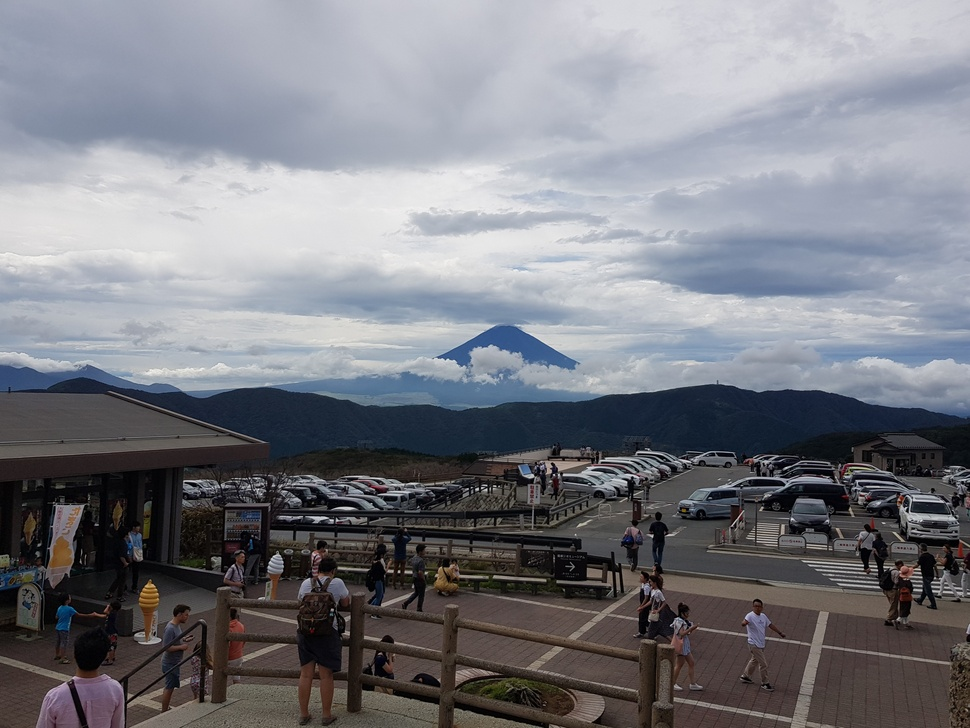
#> input picture testdata/20180901_134306.jpg, 970 x 728 px, shrunk from 3821 x 2867 before the run
$ python -i _gradient.py   (imports and definitions only)   (older library calls are emulated)
#> lines starting #> are read from the running program, lines starting #| are printed output that depends on the picture
#> further down, picture is the input picture: shape (728, 970, 3); mean B, G, R 131.1, 124.4, 123.1
import cv2
import numpy as np
from scipy import ndimage

def prewitt(img):
    img_gaussian = cv2.GaussianBlur(img,(3,3),0)
    kernelx = np.array( [[1, 1, 1],[0, 0, 0],[-1, -1, -1]] )
    kernely = np.array( [[-1, 0, 1],[-1, 0, 1],[-1, 0, 1]] )
    img_prewittx = cv2.filter2D(img_gaussian, -1, kernelx)
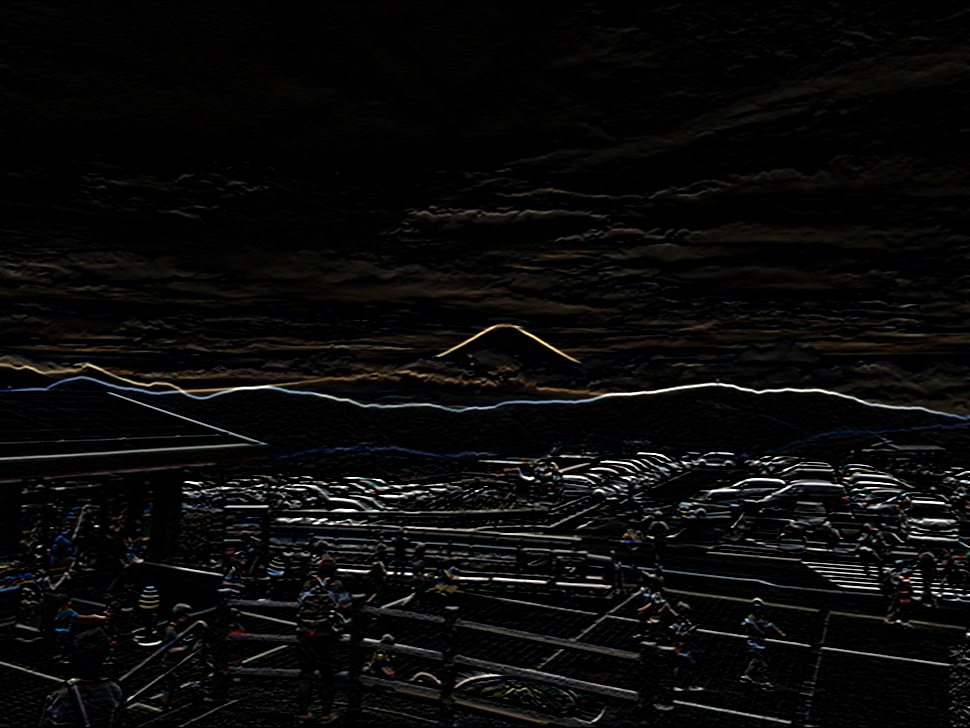
#> img_prewittx: shape (728, 970, 3); mean B, G, R 9.8, 10.2, 10.6
    img_prewitty = cv2.filter2D(img_gaussian, -1, kernely)
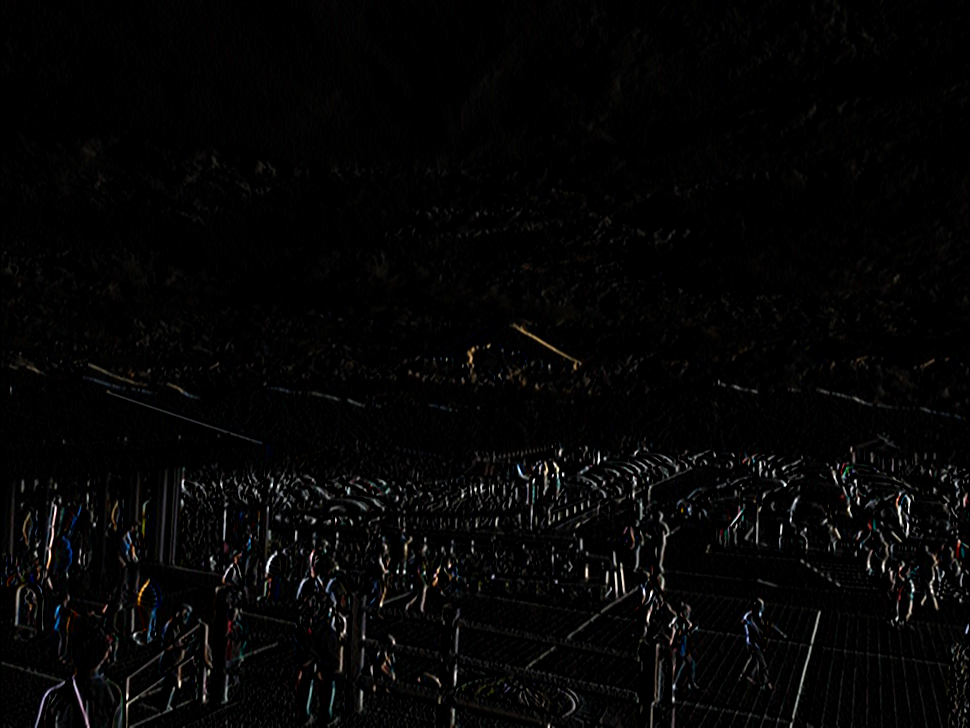
#> img_prewitty: shape (728, 970, 3); mean B, G, R 5.2, 5.3, 5.4
    return img_prewittx // 15.36, img_prewitty // 15.36

def roberts(img):
    roberts_cross_v = np.array( [[ 0, 0, 0 ],
                                 [ 0, 1, 0 ],
                                 [ 0, 0,-1 ]] )
    roberts_cross_h = np.array( [[ 0, 0, 0 ],
                                 [ 0, 0, 1 ],
                                 [ 0,-1, 0 ]] )
    vertical = ndimage.convolve( img, roberts_cross_v )
    horizontal = ndimage.convolve( img, roberts_cross_h )
    return vertical // 50.0, horizontal // 50.0

# Different Edge Operator
def get_gradient(img_o, ksize, gtype):
    if gtype == 'scharr':
        X = cv2.Scharr(img_o, cv2.CV_32F, 1, 0) / 50.0
        Y = cv2.Scharr(img_o, cv2.CV_32F, 0, 1) / 50.0
    elif gtype == 'prewitt':
        X, Y = prewitt(img_o)
    elif gtype == 'sobel':
        X = cv2.Sobel(img_o,cv2.CV_32F,1,0,ksize=5)  / 50.0
        Y = cv2.Sobel(img_o,cv2.CV_32F,0,1,ksize=5)  / 50.0
    elif gtype == 'roberts':
        X, Y = roberts(img_o)
    else:
        print('Not suppported type!')
        exit()

    # Blur the Gradient to smooth the edge
    X = cv2.GaussianBlur(X, ksize, 0)
    Y = cv2.GaussianBlur(Y, ksize, 0)
    return X, Y

>>> import cv2
>>> picture = cv2.imread('testdata/20180901_134306.jpg')
>>> result = prewitt(picture)

$ run again, on testdata/Obersee.jpg
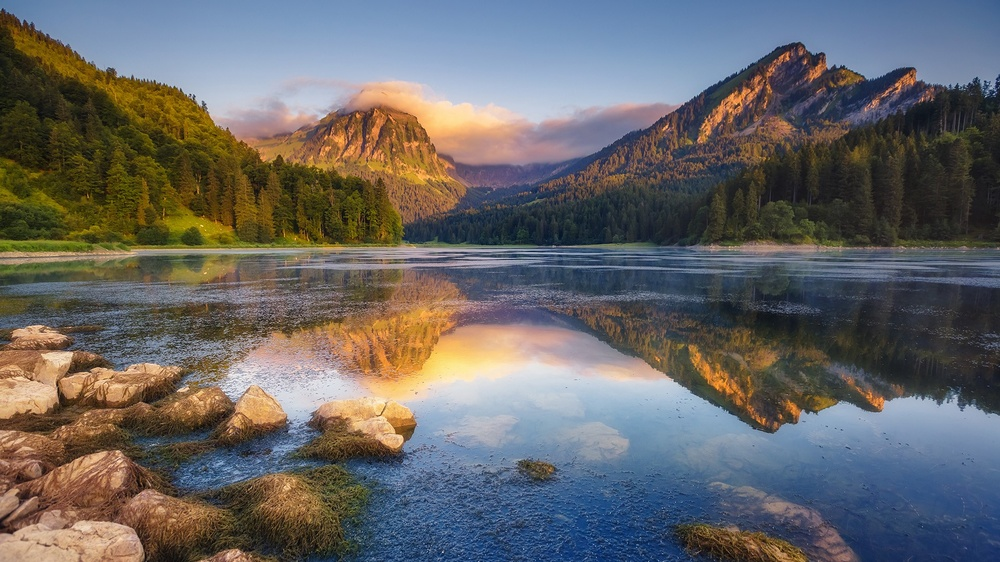
#> input picture testdata/Obersee.jpg, 1000 x 562 px, shrunk from 1920 x 1080 before the run
#> picture is the input picture: shape (562, 1000, 3); mean B, G, R 102.3, 102.5, 104
#> in prewitt, `img_prewittx = cv2.filter2D(img_gaussian, -1, kernelx)`:
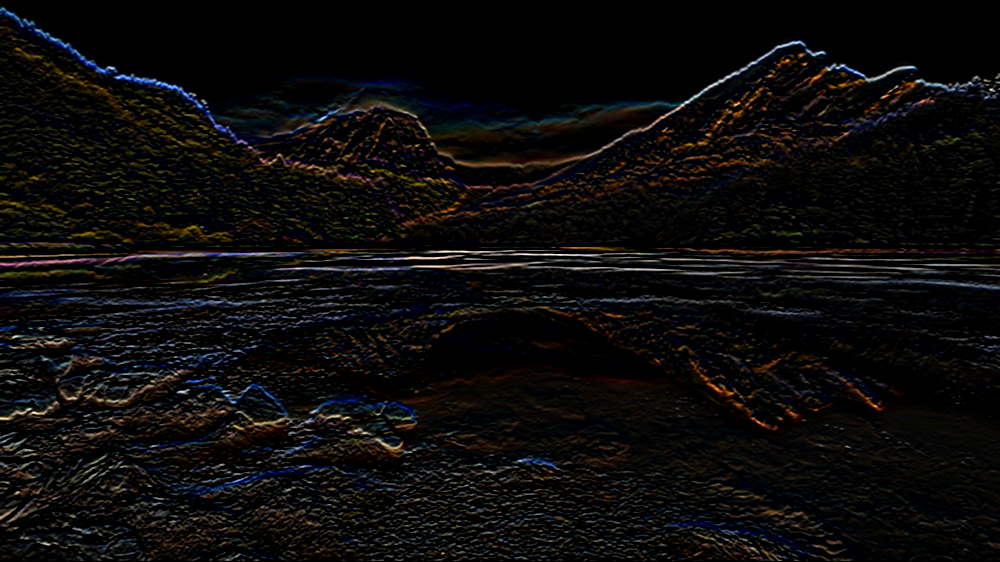
#> img_prewittx: shape (562, 1000, 3); mean B, G, R 10.9, 11.4, 12.6
#> in prewitt, `img_prewitty = cv2.filter2D(img_gaussian, -1, kernely)`:
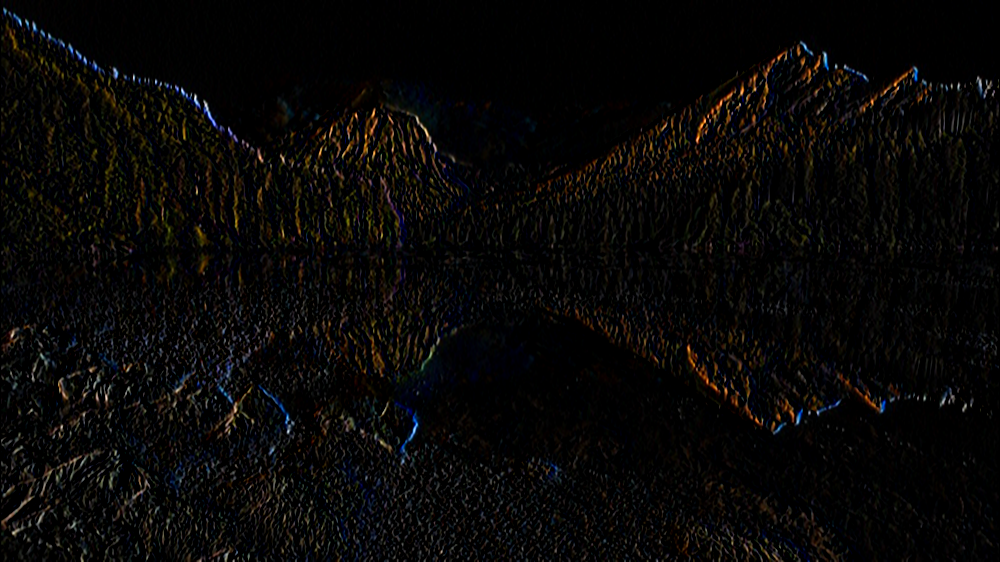
#> img_prewitty: shape (562, 1000, 3); mean B, G, R 6.5, 7.3, 8.3

$ run again, on testdata/hallstadt_skywalk.jpg
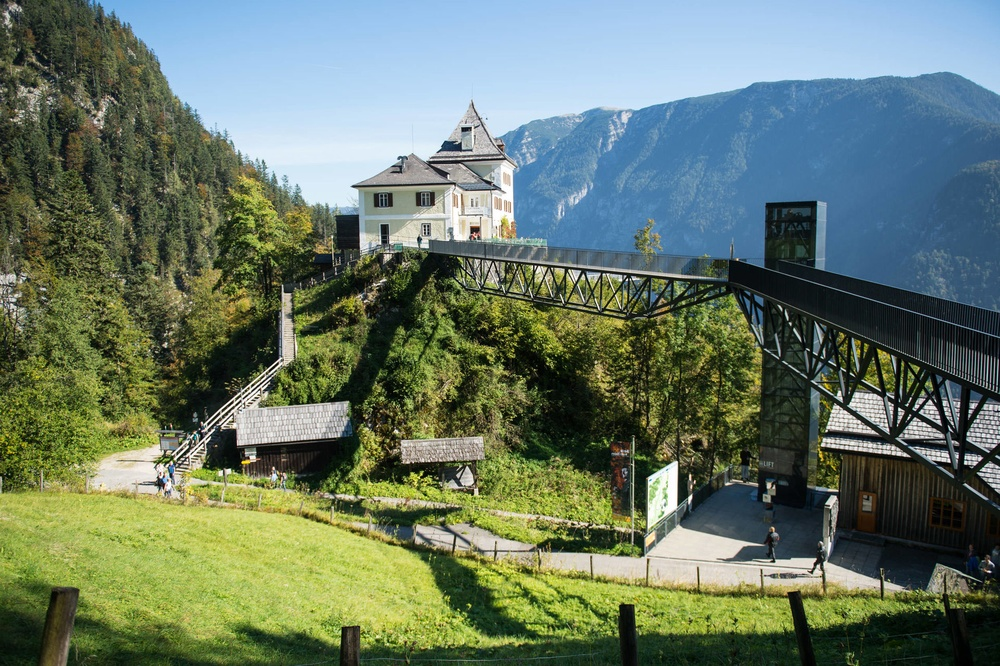
#> input picture testdata/hallstadt_skywalk.jpg, 1000 x 666 px, shrunk from 1920 x 1278 before the run
#> picture is the input picture: shape (666, 1000, 3); mean B, G, R 102.5, 120.4, 103.9
#> in prewitt, `img_prewittx = cv2.filter2D(img_gaussian, -1, kernelx)`:
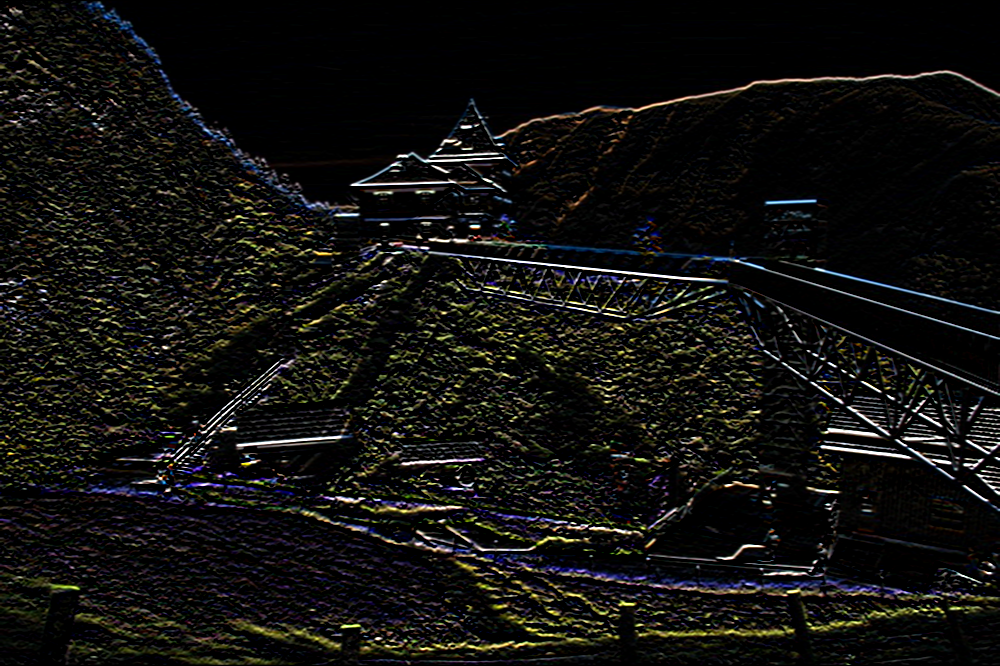
#> img_prewittx: shape (666, 1000, 3); mean B, G, R 15.5, 17.4, 17.8
#> in prewitt, `img_prewitty = cv2.filter2D(img_gaussian, -1, kernely)`:
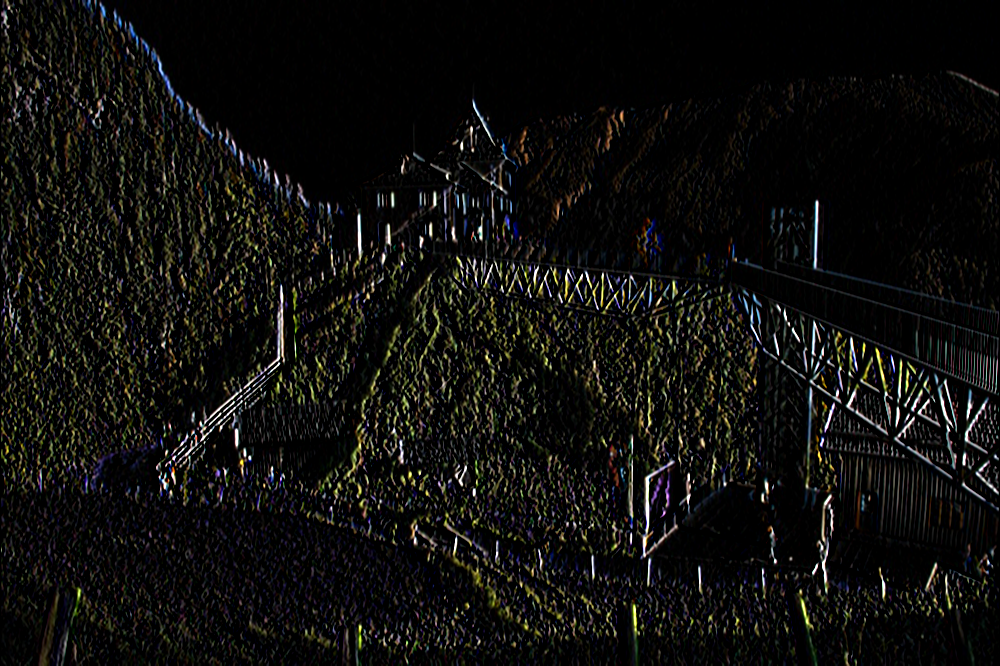
#> img_prewitty: shape (666, 1000, 3); mean B, G, R 13.3, 15.3, 15.6

$ run again, on testdata/hallstadt_winter.jpg
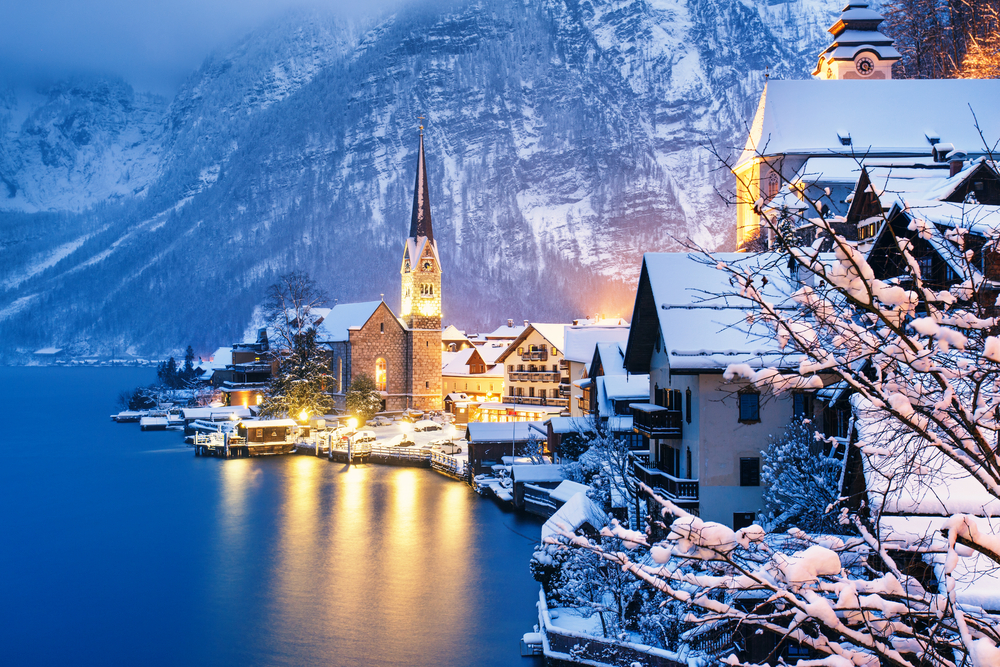
#> input picture testdata/hallstadt_winter.jpg, 1000 x 667 px
#> picture is the input picture: shape (667, 1000, 3); mean B, G, R 165.2, 126.2, 103.3
#> in prewitt, `img_prewittx = cv2.filter2D(img_gaussian, -1, kernelx)`:
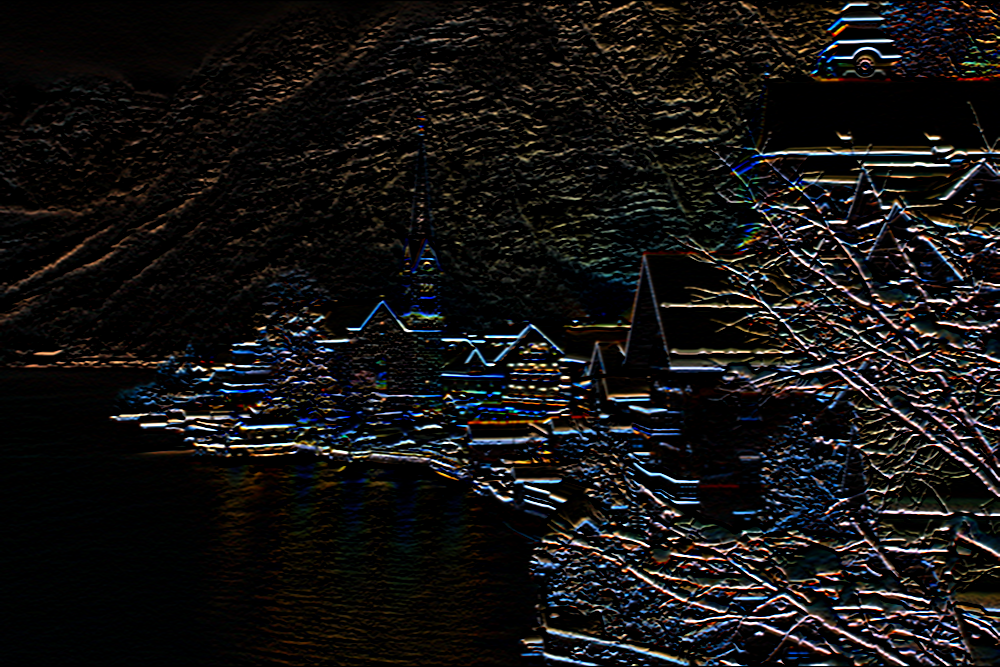
#> img_prewittx: shape (667, 1000, 3); mean B, G, R 19.3, 19.7, 20.8
#> in prewitt, `img_prewitty = cv2.filter2D(img_gaussian, -1, kernely)`:
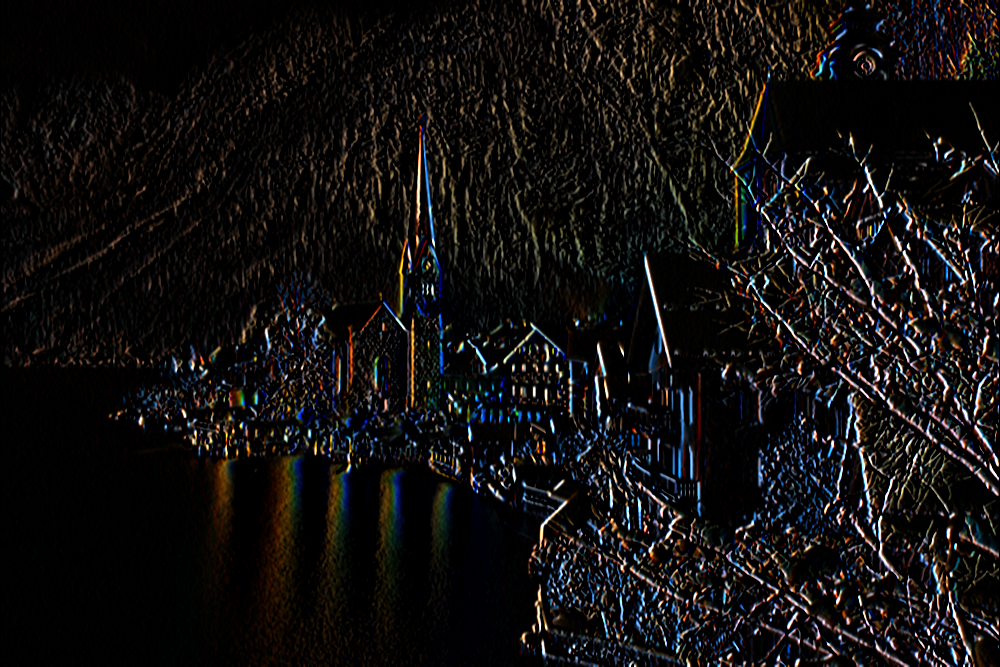
#> img_prewitty: shape (667, 1000, 3); mean B, G, R 15.3, 16.1, 17.9
